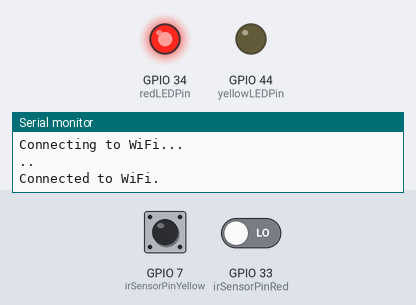
Recording of a sketch running on a simulated ESP32. On the bench: output pins drawn as LEDs (lit = HIGH), the last lines printed to the serial monitor. The test bench sets the inputs (shaded band); at power-on: GPIO 7 (irSensorPinYellow) HIGH, GPIO 33 (irSensorPinRed) LOW. WiFi joins after 1.5 s; servers stay silent unless stated; web services answer with replies made up by the test bench.

Above: at 3.2 s.
3.3 s: GPIO 7 (irSensorPinYellow) driven LOW
At 4.3 s:
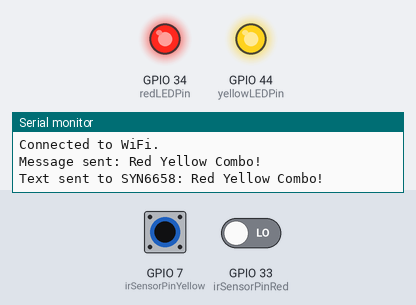
4.8 s: GPIO 33 (irSensorPinRed) driven HIGH
At 5.4 s:
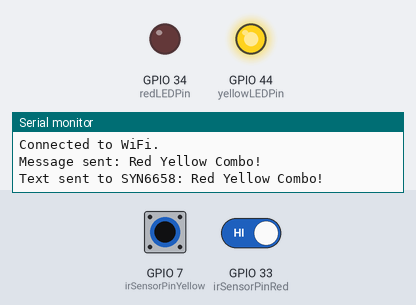
6.3 s: GPIO 33 (irSensorPinRed) driven LOW
At 6.6 s:
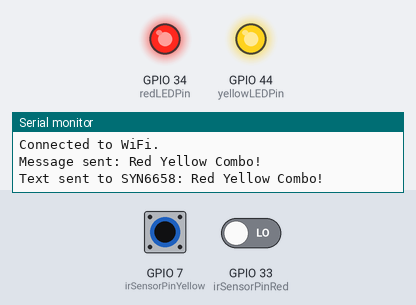
7.8 s: GPIO 7 (irSensorPinYellow) driven HIGH
At 9.0 s:
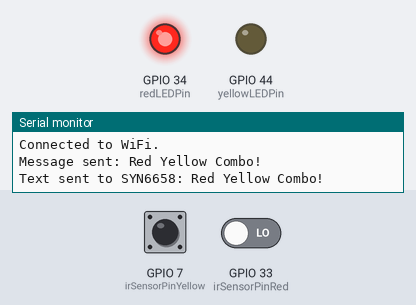
9.3 s: GPIO 7 (irSensorPinYellow) pulsed LOW 5 times (0.12 s each, 0.3 s apart)
At 10.3 s:
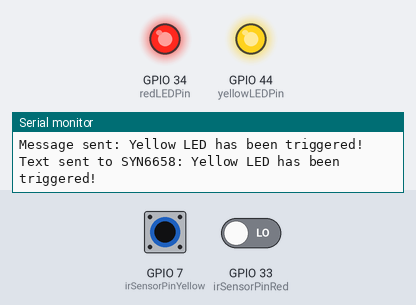
Timing chart, 0 to 12.3 s (numbered marks = the images above; inputs shaded):
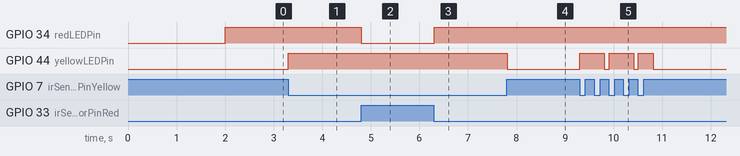

Measured:
- after the input at 3.3 s, GPIO 44 (yellowLEDPin): LOW → HIGH at once
- after the input at 4.8 s, GPIO 34 (redLEDPin): HIGH → LOW at once
- after the input at 6.3 s, GPIO 34 (redLEDPin): LOW → HIGH at once
- after the input at 7.8 s, GPIO 44 (yellowLEDPin): HIGH → LOW at once
- after the input at 9.3 s, GPIO 44 (yellowLEDPin): goes HIGH 0.50 s, LOW 0.10 s, HIGH 0.50 s, LOW 0.10 s, HIGH 0.30 s, then LOW, starting at once

The sketch:

Test1.ino
```cpp
#include <WiFi.h>
#include <HTTPClient.h>

// WiFi Network credentials
const char* ssid = "GTvisitor";
const char* password = "";

// Phone Number & API Keyfrom CallMeBot
const String phoneNumber = "+14787146278";
const String apiKey = "4896755";

// Pin assignments

// Yellow LED & IR Sensor
const int irSensorPinYellow = D8;
const int yellowLEDPin = D7;

// Red LED & IR Sensor
const int irSensorPinRed = A5;
const int redLEDPin = A6;

// State Information - Used for Red/Yellow Combo
bool prevYellowState = false;
bool prevRedState = false;

// Red is triggered from Red/Yellow Combo first
unsigned long redTriggeredTime = 0;   // Timestamp

// Red/Yellow Combo has to be within 5 seconds
const unsigned long comboTimeout = 5000;

void setup() {
    pinMode(irSensorPinYellow, INPUT);
    pinMode(yellowLEDPin, OUTPUT);
    digitalWrite(yellowLEDPin, LOW);

    pinMode(irSensorPinRed, INPUT);
    pinMode(redLEDPin, OUTPUT);
    digitalWrite(redLEDPin, LOW);

    Serial.begin(115200);
    Serial1.begin(9600);  // Text-to-Speech Module Communication

    connectToWiFi();
}

void loop() {
    // Red LED logic
    bool irValueRed = (digitalRead(irSensorPinRed) == LOW);
    if (irValueRed && !prevRedState) {
        digitalWrite(redLEDPin, HIGH);
        redTriggeredTime = millis();  // Store red trigger time
        prevRedState = true;
    } else if (!irValueRed && prevRedState) {
        digitalWrite(redLEDPin, LOW);
        prevRedState = false;
    }

    // Yellow LED logic with combo check
    bool irValueYellow = (digitalRead(irSensorPinYellow) == LOW);
    if (irValueYellow && !prevYellowState) {
        digitalWrite(yellowLEDPin, HIGH);

        // Check if red was triggered within the last 5 seconds
        if (millis() - redTriggeredTime <= comboTimeout) {
            String message = "Red Yellow Combo!";
            sendWhatsAppMessage(message);
            sendSpeechCommand(message);
            redTriggeredTime = 0;  // Reset red trigger time to avoid multiple combos
        } else {
            String message = "Yellow LED has been triggered!";
            sendWhatsAppMessage(message);
            sendSpeechCommand(message);
        }

        prevYellowState = true;
    } else if (!irValueYellow && prevYellowState) {
        digitalWrite(yellowLEDPin, LOW);
        prevYellowState = false;
    }

    delay(100);
}

void connectToWiFi() {
    Serial.println("Connecting to WiFi...");
    WiFi.begin(ssid, password);

    while (WiFi.status() != WL_CONNECTED) {
        delay(1000);
        Serial.print(".");
    }
    Serial.println("\nConnected to WiFi.");
}

void sendWhatsAppMessage(String message) {
    if (WiFi.status() == WL_CONNECTED) {
        HTTPClient http;
        String url = "https://api.callmebot.com/whatsapp.php?phone=" + phoneNumber +
                     "&text=" + urlEncode(message) + "&apikey=" + apiKey;

        http.begin(url);
        int httpResponseCode = http.GET();

        if (httpResponseCode > 0) {
            Serial.println("Message sent: " + message);
        } else {
            Serial.println("Error sending message: " + String(httpResponseCode));
        }
        http.end();
    } else {
        Serial.println("WiFi not connected.");
    }
}

void sendSpeechCommand(String text) {
    if (Serial1) {  // Check if Serial1 is ready
        Serial1.print(text + "\n");  // Send text with newline to SYN6658
        Serial.println("Text sent to SYN6658: " + text);  // Debug output
    } else {
        Serial.println("SYN6658 module is not ready to receive data.");
    }
}

String urlEncode(const String &msg) {
    String encodedMsg = "";
    char c;
    for (int i = 0; i < msg.length(); i++) {
        c = msg[i];
        if (isalnum(c)) {
            encodedMsg += c;
        } else {
            encodedMsg += '%' + String((int)c, HEX);
        }
    }
    return encodedMsg;
}
```
